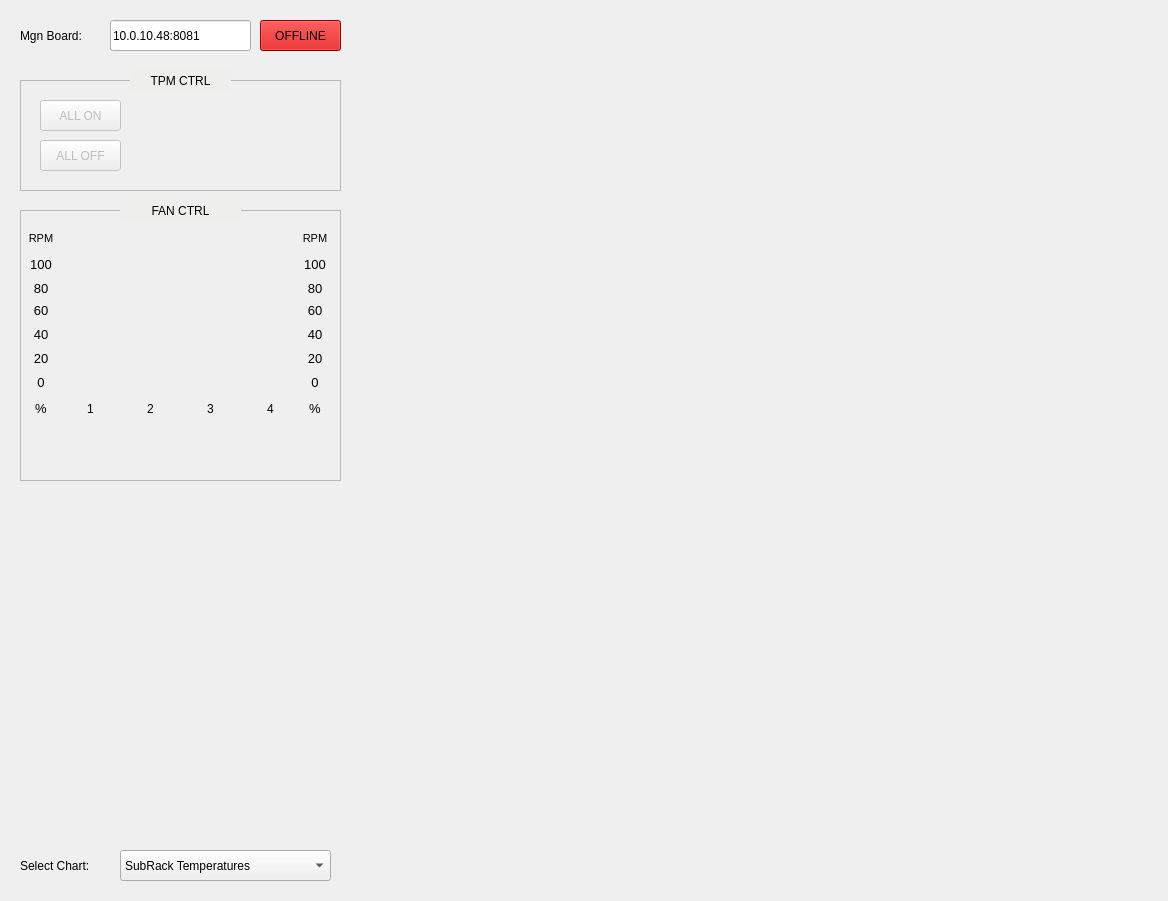
<?xml version="1.0" encoding="UTF-8"?>
<ui version="4.0">
 <class>Form</class>
 <widget class="QWidget" name="Form">
  <property name="geometry">
   <rect>
    <x>0</x>
    <y>0</y>
    <width>1168</width>
    <height>901</height>
   </rect>
  </property>
  <property name="windowTitle">
   <string>Form</string>
  </property>
  <widget class="QPushButton" name="qbutton_connect">
   <property name="geometry">
    <rect>
     <x>260</x>
     <y>20</y>
     <width>81</width>
     <height>31</height>
    </rect>
   </property>
   <property name="styleSheet">
    <string notr="true">background-color: rgb(204, 0, 0);</string>
   </property>
   <property name="text">
    <string>OFFLINE</string>
   </property>
  </widget>
  <widget class="QWidget" name="qplot_tpm_power" native="true">
   <property name="geometry">
    <rect>
     <x>350</x>
     <y>10</y>
     <width>501</width>
     <height>231</height>
    </rect>
   </property>
  </widget>
  <widget class="QFrame" name="frame_tpm">
   <property name="enabled">
    <bool>false</bool>
   </property>
   <property name="geometry">
    <rect>
     <x>20</x>
     <y>80</y>
     <width>321</width>
     <height>111</height>
    </rect>
   </property>
   <property name="frameShape">
    <enum>QFrame::StyledPanel</enum>
   </property>
   <property name="frameShadow">
    <enum>QFrame::Raised</enum>
   </property>
   <widget class="QPushButton" name="qbutton_tpm_off">
    <property name="geometry">
     <rect>
      <x>20</x>
      <y>60</y>
      <width>81</width>
      <height>31</height>
     </rect>
    </property>
    <property name="text">
     <string>ALL OFF</string>
    </property>
   </widget>
   <widget class="QPushButton" name="qbutton_tpm_on">
    <property name="geometry">
     <rect>
      <x>20</x>
      <y>20</y>
      <width>81</width>
      <height>31</height>
     </rect>
    </property>
    <property name="text">
     <string>ALL ON</string>
    </property>
   </widget>
  </widget>
  <widget class="QLabel" name="qlabel_connection_3">
   <property name="geometry">
    <rect>
     <x>130</x>
     <y>70</y>
     <width>101</width>
     <height>21</height>
    </rect>
   </property>
   <property name="layoutDirection">
    <enum>Qt::LeftToRight</enum>
   </property>
   <property name="styleSheet">
    <string notr="true">background-color: rgb(238, 238, 236);</string>
   </property>
   <property name="text">
    <string>TPM CTRL</string>
   </property>
   <property name="alignment">
    <set>Qt::AlignCenter</set>
   </property>
  </widget>
  <widget class="QWidget" name="qplot_tpm_temp" native="true">
   <property name="geometry">
    <rect>
     <x>350</x>
     <y>250</y>
     <width>501</width>
     <height>231</height>
    </rect>
   </property>
  </widget>
  <widget class="QWidget" name="qplot_psu" native="true">
   <property name="geometry">
    <rect>
     <x>860</x>
     <y>10</y>
     <width>281</width>
     <height>231</height>
    </rect>
   </property>
  </widget>
  <widget class="QWidget" name="qplot_chart_mgn" native="true">
   <property name="geometry">
    <rect>
     <x>10</x>
     <y>490</y>
     <width>1131</width>
     <height>341</height>
    </rect>
   </property>
  </widget>
  <widget class="QComboBox" name="qcombo_chart">
   <property name="geometry">
    <rect>
     <x>120</x>
     <y>850</y>
     <width>211</width>
     <height>31</height>
    </rect>
   </property>
   <property name="maxVisibleItems">
    <number>16</number>
   </property>
   <property name="duplicatesEnabled">
    <bool>false</bool>
   </property>
   <item>
    <property name="text">
     <string>SubRack Temperatures</string>
    </property>
   </item>
   <item>
    <property name="text">
     <string>TPM Temperatures</string>
    </property>
   </item>
   <item>
    <property name="text">
     <string>TPM Powers</string>
    </property>
   </item>
   <item>
    <property name="text">
     <string>TPM Currents</string>
    </property>
   </item>
   <item>
    <property name="text">
     <string>TPM Voltages</string>
    </property>
   </item>
  </widget>
  <widget class="QLineEdit" name="qline_ip">
   <property name="geometry">
    <rect>
     <x>110</x>
     <y>20</y>
     <width>141</width>
     <height>31</height>
    </rect>
   </property>
   <property name="text">
    <string>10.0.10.48:8081</string>
   </property>
  </widget>
  <widget class="QLabel" name="qlabel_ip">
   <property name="geometry">
    <rect>
     <x>20</x>
     <y>20</y>
     <width>111</width>
     <height>31</height>
    </rect>
   </property>
   <property name="layoutDirection">
    <enum>Qt::LeftToRight</enum>
   </property>
   <property name="text">
    <string>Mgn Board:</string>
   </property>
   <property name="alignment">
    <set>Qt::AlignLeading|Qt::AlignLeft|Qt::AlignVCenter</set>
   </property>
  </widget>
  <widget class="QWidget" name="qplot_mgn_temp" native="true">
   <property name="geometry">
    <rect>
     <x>860</x>
     <y>250</y>
     <width>281</width>
     <height>231</height>
    </rect>
   </property>
  </widget>
  <widget class="QFrame" name="frame_fan">
   <property name="enabled">
    <bool>false</bool>
   </property>
   <property name="geometry">
    <rect>
     <x>20</x>
     <y>210</y>
     <width>321</width>
     <height>271</height>
    </rect>
   </property>
   <property name="frameShape">
    <enum>QFrame::StyledPanel</enum>
   </property>
   <property name="frameShadow">
    <enum>QFrame::Raised</enum>
   </property>
   <widget class="QLabel" name="label_fan_1">
    <property name="enabled">
     <bool>false</bool>
    </property>
    <property name="geometry">
     <rect>
      <x>60</x>
      <y>190</y>
      <width>21</width>
      <height>17</height>
     </rect>
    </property>
    <property name="styleSheet">
     <string notr="true">color: rgb(0, 0, 0);</string>
    </property>
    <property name="text">
     <string>1</string>
    </property>
    <property name="alignment">
     <set>Qt::AlignCenter</set>
    </property>
   </widget>
   <widget class="QLabel" name="label_fan_2">
    <property name="enabled">
     <bool>false</bool>
    </property>
    <property name="geometry">
     <rect>
      <x>120</x>
      <y>190</y>
      <width>21</width>
      <height>17</height>
     </rect>
    </property>
    <property name="styleSheet">
     <string notr="true">color: rgb(0, 0, 0);</string>
    </property>
    <property name="text">
     <string>2</string>
    </property>
    <property name="alignment">
     <set>Qt::AlignCenter</set>
    </property>
   </widget>
   <widget class="QLabel" name="label_fan_4">
    <property name="enabled">
     <bool>false</bool>
    </property>
    <property name="geometry">
     <rect>
      <x>240</x>
      <y>190</y>
      <width>21</width>
      <height>17</height>
     </rect>
    </property>
    <property name="styleSheet">
     <string notr="true">color: rgb(0, 0, 0);</string>
    </property>
    <property name="text">
     <string>4</string>
    </property>
    <property name="alignment">
     <set>Qt::AlignCenter</set>
    </property>
   </widget>
   <widget class="QLabel" name="label_fan_3">
    <property name="enabled">
     <bool>false</bool>
    </property>
    <property name="geometry">
     <rect>
      <x>180</x>
      <y>190</y>
      <width>21</width>
      <height>17</height>
     </rect>
    </property>
    <property name="styleSheet">
     <string notr="true">color: rgb(0, 0, 0);</string>
    </property>
    <property name="text">
     <string>3</string>
    </property>
    <property name="alignment">
     <set>Qt::AlignCenter</set>
    </property>
   </widget>
   <widget class="QLabel" name="label_perc_0">
    <property name="enabled">
     <bool>false</bool>
    </property>
    <property name="geometry">
     <rect>
      <x>8</x>
      <y>164</y>
      <width>26</width>
      <height>17</height>
     </rect>
    </property>
    <property name="font">
     <font>
      <pointsize>10</pointsize>
     </font>
    </property>
    <property name="styleSheet">
     <string notr="true">color: rgb(0, 0, 0);</string>
    </property>
    <property name="text">
     <string>0</string>
    </property>
    <property name="alignment">
     <set>Qt::AlignCenter</set>
    </property>
   </widget>
   <widget class="QLabel" name="label_perc_80">
    <property name="enabled">
     <bool>false</bool>
    </property>
    <property name="geometry">
     <rect>
      <x>8</x>
      <y>70</y>
      <width>26</width>
      <height>17</height>
     </rect>
    </property>
    <property name="font">
     <font>
      <pointsize>10</pointsize>
     </font>
    </property>
    <property name="styleSheet">
     <string notr="true">color: rgb(0, 0, 0);</string>
    </property>
    <property name="text">
     <string>80</string>
    </property>
    <property name="alignment">
     <set>Qt::AlignCenter</set>
    </property>
   </widget>
   <widget class="QLabel" name="label_perc_100">
    <property name="enabled">
     <bool>false</bool>
    </property>
    <property name="geometry">
     <rect>
      <x>8</x>
      <y>46</y>
      <width>26</width>
      <height>17</height>
     </rect>
    </property>
    <property name="font">
     <font>
      <pointsize>10</pointsize>
     </font>
    </property>
    <property name="styleSheet">
     <string notr="true">color: rgb(0, 0, 0);</string>
    </property>
    <property name="text">
     <string>100</string>
    </property>
    <property name="alignment">
     <set>Qt::AlignCenter</set>
    </property>
   </widget>
   <widget class="QLabel" name="label_perc_60">
    <property name="enabled">
     <bool>false</bool>
    </property>
    <property name="geometry">
     <rect>
      <x>8</x>
      <y>92</y>
      <width>26</width>
      <height>17</height>
     </rect>
    </property>
    <property name="font">
     <font>
      <pointsize>10</pointsize>
     </font>
    </property>
    <property name="styleSheet">
     <string notr="true">color: rgb(0, 0, 0);</string>
    </property>
    <property name="text">
     <string>60</string>
    </property>
    <property name="alignment">
     <set>Qt::AlignCenter</set>
    </property>
   </widget>
   <widget class="QLabel" name="label_perc_20">
    <property name="enabled">
     <bool>false</bool>
    </property>
    <property name="geometry">
     <rect>
      <x>8</x>
      <y>140</y>
      <width>26</width>
      <height>17</height>
     </rect>
    </property>
    <property name="font">
     <font>
      <pointsize>10</pointsize>
     </font>
    </property>
    <property name="styleSheet">
     <string notr="true">color: rgb(0, 0, 0);</string>
    </property>
    <property name="text">
     <string>20</string>
    </property>
    <property name="alignment">
     <set>Qt::AlignCenter</set>
    </property>
   </widget>
   <widget class="QLabel" name="label_perc_40">
    <property name="enabled">
     <bool>false</bool>
    </property>
    <property name="geometry">
     <rect>
      <x>8</x>
      <y>116</y>
      <width>26</width>
      <height>17</height>
     </rect>
    </property>
    <property name="font">
     <font>
      <pointsize>10</pointsize>
     </font>
    </property>
    <property name="styleSheet">
     <string notr="true">color: rgb(0, 0, 0);</string>
    </property>
    <property name="text">
     <string>40</string>
    </property>
    <property name="alignment">
     <set>Qt::AlignCenter</set>
    </property>
   </widget>
   <widget class="QLabel" name="label_perc">
    <property name="enabled">
     <bool>false</bool>
    </property>
    <property name="geometry">
     <rect>
      <x>8</x>
      <y>190</y>
      <width>26</width>
      <height>17</height>
     </rect>
    </property>
    <property name="font">
     <font>
      <pointsize>10</pointsize>
     </font>
    </property>
    <property name="styleSheet">
     <string notr="true">color: rgb(0, 0, 0);</string>
    </property>
    <property name="text">
     <string>%</string>
    </property>
    <property name="alignment">
     <set>Qt::AlignCenter</set>
    </property>
   </widget>
   <widget class="QLabel" name="label_perc_2">
    <property name="enabled">
     <bool>false</bool>
    </property>
    <property name="geometry">
     <rect>
      <x>282</x>
      <y>190</y>
      <width>26</width>
      <height>17</height>
     </rect>
    </property>
    <property name="font">
     <font>
      <pointsize>10</pointsize>
     </font>
    </property>
    <property name="styleSheet">
     <string notr="true">color: rgb(0, 0, 0);</string>
    </property>
    <property name="text">
     <string>%</string>
    </property>
    <property name="alignment">
     <set>Qt::AlignCenter</set>
    </property>
   </widget>
   <widget class="QLabel" name="label_perc_1">
    <property name="enabled">
     <bool>false</bool>
    </property>
    <property name="geometry">
     <rect>
      <x>282</x>
      <y>164</y>
      <width>26</width>
      <height>17</height>
     </rect>
    </property>
    <property name="font">
     <font>
      <pointsize>10</pointsize>
     </font>
    </property>
    <property name="styleSheet">
     <string notr="true">color: rgb(0, 0, 0);</string>
    </property>
    <property name="text">
     <string>0</string>
    </property>
    <property name="alignment">
     <set>Qt::AlignCenter</set>
    </property>
   </widget>
   <widget class="QLabel" name="label_perc_81">
    <property name="enabled">
     <bool>false</bool>
    </property>
    <property name="geometry">
     <rect>
      <x>282</x>
      <y>70</y>
      <width>26</width>
      <height>17</height>
     </rect>
    </property>
    <property name="font">
     <font>
      <pointsize>10</pointsize>
     </font>
    </property>
    <property name="styleSheet">
     <string notr="true">color: rgb(0, 0, 0);</string>
    </property>
    <property name="text">
     <string>80</string>
    </property>
    <property name="alignment">
     <set>Qt::AlignCenter</set>
    </property>
   </widget>
   <widget class="QLabel" name="label_perc_101">
    <property name="enabled">
     <bool>false</bool>
    </property>
    <property name="geometry">
     <rect>
      <x>282</x>
      <y>46</y>
      <width>26</width>
      <height>17</height>
     </rect>
    </property>
    <property name="font">
     <font>
      <pointsize>10</pointsize>
     </font>
    </property>
    <property name="styleSheet">
     <string notr="true">color: rgb(0, 0, 0);</string>
    </property>
    <property name="text">
     <string>100</string>
    </property>
    <property name="alignment">
     <set>Qt::AlignCenter</set>
    </property>
   </widget>
   <widget class="QLabel" name="label_perc_61">
    <property name="enabled">
     <bool>false</bool>
    </property>
    <property name="geometry">
     <rect>
      <x>282</x>
      <y>92</y>
      <width>26</width>
      <height>17</height>
     </rect>
    </property>
    <property name="font">
     <font>
      <pointsize>10</pointsize>
     </font>
    </property>
    <property name="styleSheet">
     <string notr="true">color: rgb(0, 0, 0);</string>
    </property>
    <property name="text">
     <string>60</string>
    </property>
    <property name="alignment">
     <set>Qt::AlignCenter</set>
    </property>
   </widget>
   <widget class="QLabel" name="label_perc_21">
    <property name="enabled">
     <bool>false</bool>
    </property>
    <property name="geometry">
     <rect>
      <x>282</x>
      <y>140</y>
      <width>26</width>
      <height>17</height>
     </rect>
    </property>
    <property name="font">
     <font>
      <pointsize>10</pointsize>
     </font>
    </property>
    <property name="styleSheet">
     <string notr="true">color: rgb(0, 0, 0);</string>
    </property>
    <property name="text">
     <string>20</string>
    </property>
    <property name="alignment">
     <set>Qt::AlignCenter</set>
    </property>
   </widget>
   <widget class="QLabel" name="label_perc_41">
    <property name="enabled">
     <bool>false</bool>
    </property>
    <property name="geometry">
     <rect>
      <x>282</x>
      <y>116</y>
      <width>26</width>
      <height>17</height>
     </rect>
    </property>
    <property name="font">
     <font>
      <pointsize>10</pointsize>
     </font>
    </property>
    <property name="styleSheet">
     <string notr="true">color: rgb(0, 0, 0);</string>
    </property>
    <property name="text">
     <string>40</string>
    </property>
    <property name="alignment">
     <set>Qt::AlignCenter</set>
    </property>
   </widget>
   <widget class="QLabel" name="label_rpm_sx">
    <property name="enabled">
     <bool>false</bool>
    </property>
    <property name="geometry">
     <rect>
      <x>8</x>
      <y>20</y>
      <width>26</width>
      <height>17</height>
     </rect>
    </property>
    <property name="font">
     <font>
      <pointsize>8</pointsize>
     </font>
    </property>
    <property name="styleSheet">
     <string notr="true">color: rgb(0, 0, 0);</string>
    </property>
    <property name="text">
     <string>RPM</string>
    </property>
    <property name="alignment">
     <set>Qt::AlignCenter</set>
    </property>
   </widget>
   <widget class="QLabel" name="label_rpm_dx">
    <property name="enabled">
     <bool>false</bool>
    </property>
    <property name="geometry">
     <rect>
      <x>282</x>
      <y>20</y>
      <width>26</width>
      <height>17</height>
     </rect>
    </property>
    <property name="font">
     <font>
      <pointsize>8</pointsize>
     </font>
    </property>
    <property name="styleSheet">
     <string notr="true">color: rgb(0, 0, 0);</string>
    </property>
    <property name="text">
     <string>RPM</string>
    </property>
    <property name="alignment">
     <set>Qt::AlignCenter</set>
    </property>
   </widget>
  </widget>
  <widget class="QLabel" name="qlabel_connection_5">
   <property name="geometry">
    <rect>
     <x>120</x>
     <y>200</y>
     <width>121</width>
     <height>21</height>
    </rect>
   </property>
   <property name="layoutDirection">
    <enum>Qt::LeftToRight</enum>
   </property>
   <property name="styleSheet">
    <string notr="true">background-color: rgb(238, 238, 236);</string>
   </property>
   <property name="text">
    <string>FAN CTRL</string>
   </property>
   <property name="alignment">
    <set>Qt::AlignCenter</set>
   </property>
  </widget>
  <widget class="QWidget" name="qplot_chart_tpm" native="true">
   <property name="geometry">
    <rect>
     <x>10</x>
     <y>490</y>
     <width>1131</width>
     <height>341</height>
    </rect>
   </property>
  </widget>
  <widget class="QLabel" name="qlabel_ip_2">
   <property name="geometry">
    <rect>
     <x>20</x>
     <y>850</y>
     <width>101</width>
     <height>31</height>
    </rect>
   </property>
   <property name="layoutDirection">
    <enum>Qt::LeftToRight</enum>
   </property>
   <property name="text">
    <string>Select Chart:</string>
   </property>
   <property name="alignment">
    <set>Qt::AlignLeading|Qt::AlignLeft|Qt::AlignVCenter</set>
   </property>
  </widget>
  <widget class="QLabel" name="qlabel_message">
   <property name="geometry">
    <rect>
     <x>360</x>
     <y>850</y>
     <width>401</width>
     <height>31</height>
    </rect>
   </property>
   <property name="layoutDirection">
    <enum>Qt::LeftToRight</enum>
   </property>
   <property name="text">
    <string/>
   </property>
   <property name="alignment">
    <set>Qt::AlignLeading|Qt::AlignLeft|Qt::AlignVCenter</set>
   </property>
  </widget>
  <zorder>frame_fan</zorder>
  <zorder>qbutton_connect</zorder>
  <zorder>qplot_tpm_power</zorder>
  <zorder>frame_tpm</zorder>
  <zorder>qlabel_connection_3</zorder>
  <zorder>qplot_tpm_temp</zorder>
  <zorder>qplot_psu</zorder>
  <zorder>qplot_chart_mgn</zorder>
  <zorder>qcombo_chart</zorder>
  <zorder>qline_ip</zorder>
  <zorder>qlabel_ip</zorder>
  <zorder>qplot_mgn_temp</zorder>
  <zorder>qlabel_connection_5</zorder>
  <zorder>qplot_chart_tpm</zorder>
  <zorder>qlabel_ip_2</zorder>
  <zorder>qlabel_message</zorder>
 </widget>
 <resources/>
 <connections/>
</ui>
